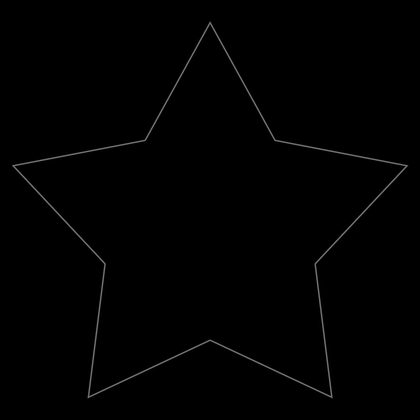
%> input picture Matlab/AMT/AMT/star.png, 420 x 420 px, shrunk from 886 x 886 before the run
$ octave test_init.m   (GNU Octave 9; MATLAB toolbox functions it lacks are replaced by stand-ins)
%> lines starting %> are read from the running program, lines starting %| are printed output that depends on the picture
%> further down, I is the input picture: size 420x420x3 uint8; min 0, max 126, mean 1.3
### Matlab/AMT/AMT/downsample2d.m
function [ P ] = downsample2d(M,ratio)
%> called with ratio = 4
x = ratio;
y = ratio;

N = downsample(M,x);
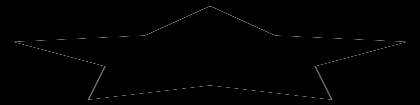
%> N: size 105x420 double; min 0, max 126, mean 1.3
N = N';
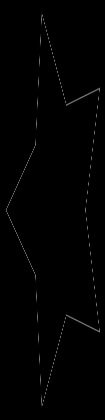
%> N: size 420x105 double; min 0, max 126, mean 1.3; mean of the top-left, top-right, bottom-left and bottom-right quarters 1.3, 1.3, 1.3, 1.3
P = downsample(N,y);
P = P';
Y = P';
end

### Matlab/AMT/AMT/getFext.m
function [Fext] = getFext(Fx,Fy, EdgeMap);


sizeFFT = size(EdgeMap)+size(Fx)-1;
%> sizeFFT = [361 361]

fftN = fft2(EdgeMap,sizeFFT(1),sizeFFT(2));
fftFX = fft2(Fx,sizeFFT(1),sizeFFT(2));
fftFY = fft2(Fy,sizeFFT(1),sizeFFT(2));

vectorFieldX = ifft2(fftN.*fftFX);
vectorFieldY = ifft2(fftN.*fftFY);
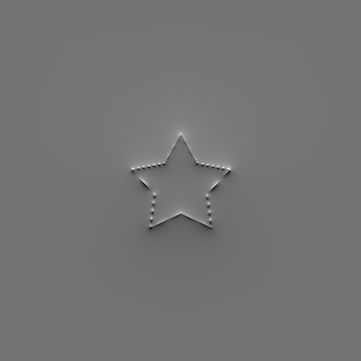
%> vectorFieldY: size 361x361 double; min -189.8, max 225.2, mean 0; drawn with min black and max white

rmv = (size(Fx) - 1)/2;

vectorFieldX = vectorFieldX(rmv(1)+1:end-rmv(1), rmv(2)+1:end-rmv(2), :);
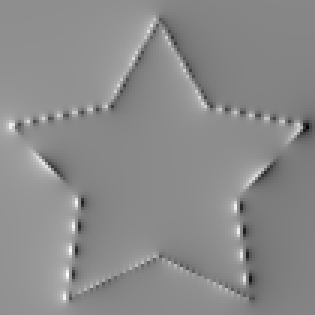
%> vectorFieldX: size 105x105 double (shown 3 times larger); min -249.6, max 209.2, mean 0.4; drawn with min black and max white
vectorFieldY = vectorFieldY(rmv(1)+1:end-rmv(1), rmv(2)+1:end-rmv(2), :);
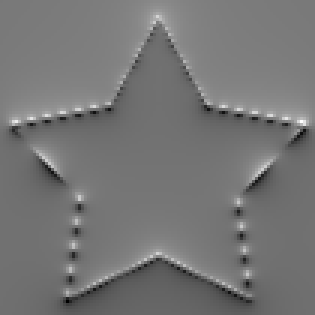
%> vectorFieldY: size 105x105 double (shown 3 times larger); min -189.8, max 225.2, mean 1.7; drawn with min black and max white

s2 = size(EdgeMap);
%> s2 = [105 105]

Fext = zeros(s2(1),s2(2),2);

Fext(:,:,1) = vectorFieldX;
Fext(:,:,2) = vectorFieldY;

Fsq = Fext.*Fext;
Fmag = sqrt(Fsq(:,:,1)+Fsq(:,:,2)) + eps;
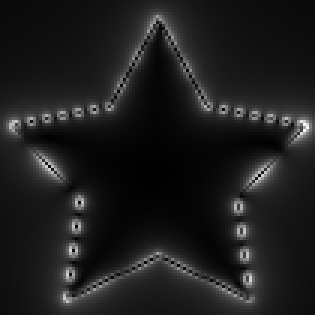
%> Fmag: size 105x105 double (shown 3 times larger); min 0.139, max 253.6, mean 30.1
Fext(:,:,1) = Fext(:,:,1)./Fmag;
Fext(:,:,2) = Fext(:,:,2)./Fmag;

end

### Matlab/AMT/AMT/AC_remesh.m
function vertex = AC_remesh(vertex,res,method, type)
%> called with res = 0.5
% AC_REMESH     Remesh an active contour (AC) to ensure the resolution.
%     vertex1 = AC_REMESH(vertex0)
%     vertex1 = AC_REMESH(vertex0,res)
%     vertex1 = AC_REMESH(vertex0,res,method)
%     vertex1 = AC_REMESH(vertex0,res,method,type)
%
%     Inputs
%     vertex0     position of the vertices, n-by-2 matrix, each row of
%                 which is [x y]. n is the number of vertices.
%     res         desired resolution (distance between vertices) in pixels,
%                 default value is 1.
%     method      'adaptive' - (default) the distances between vertices
%                           will be larger than res/2 and less than res*2,
%                           the shape will be the same
%                 'equal' - the distances between vertices will be the same,
%                           the shape may be slightly different after remeshing
%     type        'close' - close contour (default), the last vertex and
%                           first vertex are connected
%                 'open'  - open contour,  the last vertex and first vertex
%                           are not connected
%     Outputs
%     vertex1     position of the vertices after remeshing, m-by-2 matrix
%
%     Example
%         See EXAMPLE_VFC, EXAMPLE_PIG.
%
%     See also AMT, AC_DEFORM, AM_VFC, AM_VFK, AM_PIG, AC_INITIAL,
%     AC_DISPLAY, AM_GVF, EXAMPLE_VFC, EXAMPLE_PIG.
%
%     Reference
%     [1] Bing Li and Scott T. Acton, "Active contour external force using
%     vector field convolution for image segmentation," Image Processing,
%     IEEE Trans. on, vol. 16, pp. 2096-2106, 2007.
%     [2] Bing Li and Scott T. Acton, "Automatic Active Model
%     Initialization via Poisson Inverse Gradient," Image Processing,
%     IEEE Trans. on, vol. 17, pp. 1406-1420, 2008.
%
% (c) Copyright Bing Li 2005 - 2009.

% Revision Log
%   11-30-2005  original
%   02-18-2006  support open type
%   01-30-2009  minor bug fix

%% inputs check
if ~ismember(nargin, 1:4) || numel(res) ~= 1,
    error('Invalid inputs to AC_REMESH!')
end
if size(vertex,2) ~= 2
    error('Invalid vertex matrix!')
end

if nargin<2,
    res = 1;
end
if nargin<3,
    method = 'adaptive';
end
if nargin<4,
    type = 'close';
end
%% delete the vertices close to each other (distance less than res/2)
while 1,
    N = size(vertex,1);
    if N<5,
        return
    end
    p = vertex(:,1)+sqrt(-1)*vertex(:,2);
    dist = abs(p(:,ones(1,N))-p(:,ones(1,N)).');   % calculate distances between all the vertices
    [i,j] = find(dist<res/2);
    i = i(i~=j);
    idx = medfilt2(ismember(1:N,i),[1 3]);
    i = union(find(idx(2:2:end))*2,find(imopen(idx,ones(1,5))));

    if isempty(i),
        break           % no more close vertices left
    end

    try
        vertex(i,:) = [];
    catch
        break
    end
end

%% remesh
if strcmp(method,'adaptive'),
    if strcmp(type,'open'),
        d = sqrt(sum((vertex(2:end,:) - vertex(1:end-1,:)).^2,2));
    else
        d = sqrt(sum((vertex([2:end 1],:) - vertex).^2,2));
    end
    while max(d)>res*2, % insert vertices between faraway vertices
        id = find(d>res*2);
        N = size(vertex,1);
        ind = [1:N,id'+.5];
        vertex = [vertex; (vertex(id,:)+vertex(mod(id,N)+1,:))/2];
        [st,ix] = sort(ind);
        vertex = vertex(ix,:);
        if strcmp(type,'open'),
            d = sqrt(sum((vertex(2:end,:) - vertex(1:end-1,:)).^2,2));
        else
            d = sqrt(sum((vertex([2:end 1],:) - vertex).^2,2));
        end
    end
elseif strcmp(method,'equal'),
    dif = diff(vertex);
    d = sqrt(sum(dif.^2,2));  % compute the distance from previous vertex for point 2:N+1
    D = sum(d);
    M = ceil(D/res);
    di = linspace(0,D,M+1);
    dcum = [0;cumsum(d)];

    for i=1:2,
        vert(:,i) = interp1(dcum,vertex(:,i),di(1:end-1))';
    end
    vertex = vert;
else
    error('Invalid method!');
end

### Matlab/AMT/AMT/AC_deform.m
function vertex = AC_deform(vertex,alpha,beta,tau,Fext,ITER,type)
% AC_DEFORM     Deform an active contour (AC), also known as snake.
%     vertex1 = AC_DEFORM(vertex0,alpha,beta,tau,Fext,iter)
%     vertex1 = AC_DEFORM(vertex0,alpha,beta,tau,Fext,iter,type)
%
%     Inputs
%     vertex0     position of the vertices, n-by-2 matrix, each row of
%                 which is [x y]. n is the number of vertices.
%     alpha       AC elasticity (1st order) parameter ranges from 0 to 1.
%     beta        AC rigidity (2nd order) parameter ranges from 0 to 1.
%     tau         time step of each iteration.
%     Fext        the external force field,d1-by-d2-by-2 matrix,
%                 the force at (x,y) is [Fext(y,x,1) Fext(y,x,2)].
%     iter        number of iterations, usually ranges from 1 to 5.
%     type        'close' - close contour (default), the last vertex and
%                           first vertex are connected
%                 'open'  - open contour,  the last vertex and first vertex
%                           are not connected
%
%     Outputs
%     vertex1     position of the vertices after deformation, n-by-2 matrix
%
%     Note that if the vertices are outside the valid range, i.e., y>d1 ||
%     y<1 || x>d2 || x<1, they will be pulled inside the valid range.
%
%     Example
%         See EXAMPLE_VFC, EXAMPLE_PIG.
%
%     See also AMT, AM_VFC, AM_VFK, AM_PIG, AC_INITIAL, AC_REMESH,
%     AC_DISPLAY, AM_GVF, EXAMPLE_VFC, EXAMPLE_PIG.
%
%     Reference
%     [1] Bing Li and Scott T. Acton, "Active contour external force using
%     vector field convolution for image segmentation," Image Processing,
%     IEEE Trans. on, vol. 16, pp. 2096-2106, 2007.
%     [2] Bing Li and Scott T. Acton, "Automatic Active Model
%     Initialization via Poisson Inverse Gradient," Image Processing,
%     IEEE Trans. on, vol. 17, pp. 1406-1420, 2008.
%
% (c) Copyright Bing Li 2005 - 2009.

% Revision Log
%   11-30-2005  original
%   01-30-2006  external force interpolation outside the image
%   02-18-2006  add open contour codes
%   01-30-2009  minor bug fix

%% inputs check
if ~ismember(nargin, 6:7) || ndims(Fext) ~= 3 || size(Fext,3) ~= 2,
    error('Invalid inputs to AC_DEFORM!')
end
if nargin == 6
    type = 'close';
end

N = size(vertex,1);
if size(vertex,2) ~= 2
    error('Invalid vertex matrix!')
end

if N < 3
    return
end

%% compute T = (I + tao*A) of equation (9) in reference [1]
% [13 lines of commented-out code are left out]

%% Another way to compute T for close AC
a = beta;
b = -alpha - 4*beta;
c = 2*alpha + 6*beta;

T = sparse(1:N,1:N,1) + tau*(sparse(1:N,1:N,c) + sparse(1:N,[N,1:N-1],b) + sparse(1:N,[2:N,1],b)...
    + sparse(1:N,[N-1,N,1:N-2],a) + sparse(1:N,[3:N,1,2],a));

%% Deform
center = size(Fext)/2;
center = center([2,1]);
for i=1:ITER,
    IdxOut = find(vertex(:,1)<1 | vertex(:,1)>size(Fext,2) | vertex(:,2)<1 | vertex(:,2)>size(Fext,1));
    IdxIn = setdiff(1:N,IdxOut);
    for i=1:2,
        % interpolate the external force for vertices within the range
        F(IdxIn,i)  = interp2(Fext(:,:,i),vertex(IdxIn,1),vertex(IdxIn,2),'*linear');
        F(IdxOut,i) = center(i)-vertex(IdxOut,i);  % pointing to the image center
    end
    if ~isempty(IdxOut)
        % normalize the forces outside the image
        Fmag = sqrt(sum(F(IdxOut,:).^2,2));
        F(IdxOut,1) = F(IdxOut,1)./Fmag;
        F(IdxOut,2) = F(IdxOut,2)./Fmag;
    end

    vertex = T \(vertex+tau*double(F));   % equation (9) in reference [1]
end

### Matlab/AMT/AMT/AC_initial.m
function vertex = AC_initial(res, type, p)
% AC_INITIAL     Initialize an active contour (AC), also known as snake.
%     vertex = AC_INITIAL(res)
%     Select points from the figure using mouse to form a close contour with
%     resolution (distance between vertices) res. See getline() for instructions.
%
%     vertex = AC_INITIAL(res, 'open')
%     Select points from the figure using mouse to form an open contour.
%
%     vertex = AC_INITIAL(res, 'circle', [cx cy r])
%     Initialize a circle centered at [cx cy] with radius r.
%
%     vertex = AC_INITIAL(res, 'rect', [xmin xmax ymin ymax])
%     Initialize a rectangle whose top-left corner at [xmin ymin]
%     and bottom-right corner at [xmax ymax]
%
%     Example
%         I = imread('im_U.bmp');
%         vert = AC_initial(.5, 'rect', [10 50 20 40]);
%         imshow(I);
%         AC_display(vert);
%
%     See also GETLINE, AMT, AC_REMESH, AC_DISPLAY, AM_VFC, AM_VFK, AM_PIG,
%     EXAMPLE_VFC, EXAMPLE_PIG.
%
%     Reference
%     [1] Bing Li and Scott T. Acton, "Active contour external force using
%     vector field convolution for image segmentation," Image Processing,
%     IEEE Trans. on, vol. 16, pp. 2096-2106, 2007.
%     [2] Bing Li and Scott T. Acton, "Automatic Active Model
%     Initialization via Poisson Inverse Gradient," Image Processing,
%     IEEE Trans. on, vol. 17, pp. 1406-1420, 2008.
%
% (c) Copyright Bing Li 2005 - 2009.

% Revision Log
%   02-11-2006  original
%   01-30-2009  minor bug fix

%% inputs check
if ~ismember(nargin, 1:3)
    error('Invalid inputs to AC_INITIAL!')
end
if nargin == 2 && ~strcmp(type, 'open')
    error('Invalid inputs to AC_INITIAL!')
end

%% initialize
if nargin <3,
    [x y] = getline;
else
    if strcmp(type, 'circle')
        if numel(p) == 3
            t = (pi/10:pi/10:pi*2)';
            x = p(1) + p(3)*cos(t);
            y = p(2) + p(3)*sin(t);
        else
            error('Invalid inputs to AC_INITIAL!')
        end
    elseif strcmp(type, 'rect')
        if numel(p) == 4
            x = p([1 2 2 1]).';
            y = p([3 3 4 4]).';
        else
            error('Invalid inputs to AC_INITIAL!')
        end
    else
        error('Invalid type!')
    end
end
%% remesh to desired resolution
if nargin == 2, % open contour
    vertex = AC_remesh([x y], res, 'adaptive', 'open');
else
    vertex = AC_remesh([x y], res);
end

### Matlab/AMT/AMT/getEdgeMap.m
function EdgeMap = getEdgeMap(image,type)

if strcmp(type,'image')
    EdgeMap = image;
else if strcmp(type,'sobelMagnitude')

    SobelX = [-1,0,1;-2,0,2;-1,0,1];
    SobelY = [-1,-2,-1;0,0,0;1,2,1];

    Gx = conv2(image,SobelX);
    Gx = Gx(2:end-1,2:end-1);
    Gy = conv2(image,SobelY);
    Gy = Gy(2:end-1,2:end-1);

    EdgeMap = sqrt(Gx.*Gx+Gy.*Gy);

    else if strcmp(type,'cannyWeighted')
            SobelX = [-1,0,1;-2,0,2;-1,0,1];
    SobelY = [-1,-2,-1;0,0,0;1,2,1];

    Gx = conv2(image,SobelX);
    Gx = Gx(2:end-1,2:end-1);
    Gy = conv2(image,SobelY);
    Gy = Gy(2:end-1,2:end-1);

    EdgeMap = sqrt(Gx.*Gx+Gy.*Gy);

    EdgeMap =  EdgeMap .* edge(image,'canny');
        end
    end
end
EdgeMap(1,:) = 0;
EdgeMap(end,:) = 0;
EdgeMap(:,1) = 0;
EdgeMap(:,end) = 0;
end

### Matlab/AMT/AMT/getKernel.m
function [Fx,Fy] = getKernel(kernelRadius,type, param);

[X,Y] = meshgrid(-kernelRadius:1:kernelRadius, -kernelRadius:1:kernelRadius);

r = sqrt(X.^2+Y.^2);
S = size(X);


if (type==1)
    epsilon = 1e-8;
    gamma = param;
    forceMagnitude = (r+epsilon).^(-gamma);
else
    sigma = param;
    forceMagnitude = exp(-r.^2/sigma^2);
end

nx = [-X./r];
ny = [-Y./r];

nx(kernelRadius+1,kernelRadius+1) = 0;
ny(kernelRadius+1,kernelRadius+1) = 0;

Fx = forceMagnitude.*nx;
Fy = forceMagnitude.*ny;

end

### Matlab/AMT/AMT/test_init.m
clear;
clc;
[Fx,Fy] = getKernel(128,1,1.7);
alpha = .8;
beta = 0.1;
tau = 0.5;
RES = 0.5;
C = zeros(2);
C(1) = 125;
C(2) = 125;
R = 80;
imName = 'star.png';
downsampleFactor = 4;
edgeMapType = 'image';
fextType = 'vfc';
typeTest = 'vfc - star - centered large';

%%

clear;
clc;
[Fx,Fy] = getKernel(128,1,1.7);
alpha = .8;
beta = 0.1;
tau = 0.5;
RES = 0.5;
C = zeros(2);
C(1) = 125;
C(2) = 110;
R = 20;
imName = 'star.png';
downsampleFactor = 4;
edgeMapType = 'image';
fextType = 'vfc';
typeTest = 'vfc - star - centered small';

%%


clear;
clc;
[Fx,Fy] = getKernel(128,1,1.7);
alpha = .8;
beta = 0.1;
tau = 0.5;
RES = 0.5;
C = zeros(2);
C(1) = 140;
C(2) = 110;
R = 20;
imName = 'star.png';
downsampleFactor = 4;
edgeMapType = 'image';
fextType = 'vfc';
typeTest = 'vfc - star - uncentered small';

%%
clear;
clc;
[Fx,Fy] = getKernel(128,1,1.7);
alpha = .8;
beta = 0.1;
tau = 0.5;
RES = 0.5;
C = zeros(2);
C(1) = 150;
C(2) = 110;
R = 120;
imName = 'star.png';
downsampleFactor = 4;
edgeMapType = 'image';
fextType = 'vfc';
typeTest = 'vfc - star - uncentered big';

%%
clear;
clc;
[Fx,Fy] = getKernel(128,1,1.7);
alpha = .8;
beta = 0.1;
tau = 0.5;
RES = 0.5;
C = zeros(2);
C(1) = 170;
C(2) = 110;
R = 60;
imName = 'star.png';
downsampleFactor = 4;
edgeMapType = 'image';
fextType = 'vfc';
typeTest = 'vfc - star - unsym';


%%


I = imread(imName);
if(size(I,3) == 3)
   I = rgb2gray(I);
end

I = double(I);
f = downsample2d(I,downsampleFactor);

edgeMap = getEdgeMap(f,edgeMapType);


if strcmp(fextType,'vfc')
    Fext = getFext(Fx,Fy,edgeMap);
else if strcmp(fextType,'gvf')
        Fext = AM_GVF(edgeMap,mu, GVF_ITER, normalize);
    end
end


% [5 lines of commented-out code are left out]


f = f-(min(min(f)));
f = f./(max(max(f)));

if 0
    [x,y] = ginput(2);
    C(1) = x(1);
    C(2) = y(1);

    R = sqrt((x(2)-x(1))^2+(y(1)-y(2))^2)
end

vt = AC_initial(RES, 'circle', [C(1) C(2) R]);   % seeds
for i=1:100, % moving these seeds
    vt  = AC_deform(vt,alpha,beta,tau,Fext,5);
    vt = AC_remesh(vt,1);

    imshow(edgeMap,[min(min(edgeMap)) max(max(edgeMap))]);
    hold on;
    plot(vt(:,1),vt(:,2),'-r','LineWidth',4);
    hold off
    imNameSave = ['OutputImageInitialisation/' typeTest num2str(i)];
    set(gca,'position',[0 0 1 1],'units','normalized')
    %print(imNameSave,'-dpng');
    pause(0.1);
end
%> this loop made 100 passes
%> pass 1, `set(gca,'position',[0 0 1 1],'units','normalized')`:
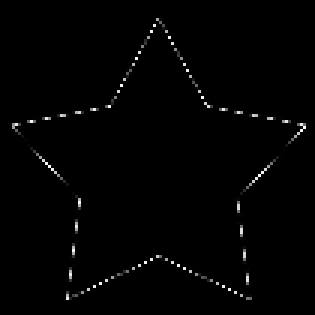
%> figure redrawn from the program's plot data; shown 3 times larger

$ run again, with Matlab/AMT/AMT/test.jpg saved as Matlab/AMT/AMT/star.png
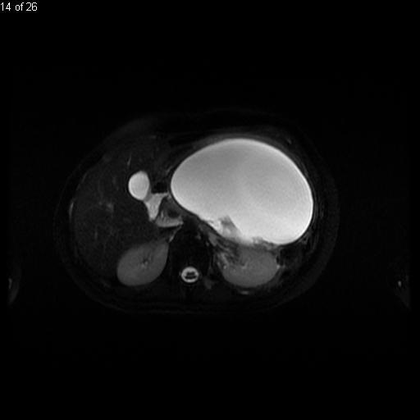
%> input picture Matlab/AMT/AMT/test.jpg, 420 x 420 px, shrunk from 512 x 512 before the run
%> I is the input picture: size 420x420 uint8; min 0, max 255, mean 16.9
%> I: size 420x420 double
%> in getFext, `Fmag = sqrt(Fsq(:,:,1)+Fsq(:,:,2)) + eps;`:
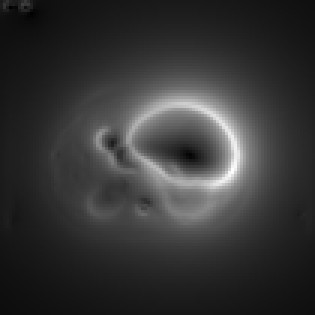
%> Fmag: size 105x105 double (shown 3 times larger); min 5.7, max 2179.6, mean 465.3; drawn with min black and max white
%> the loop `for i=1:100,` made 100 passes
%> pass 1, `set(gca,'position',[0 0 1 1],'units','normalized')`:
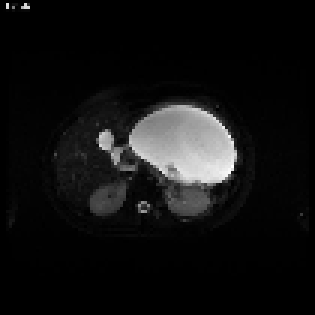
%> figure redrawn from the program's plot data; shown 3 times larger
